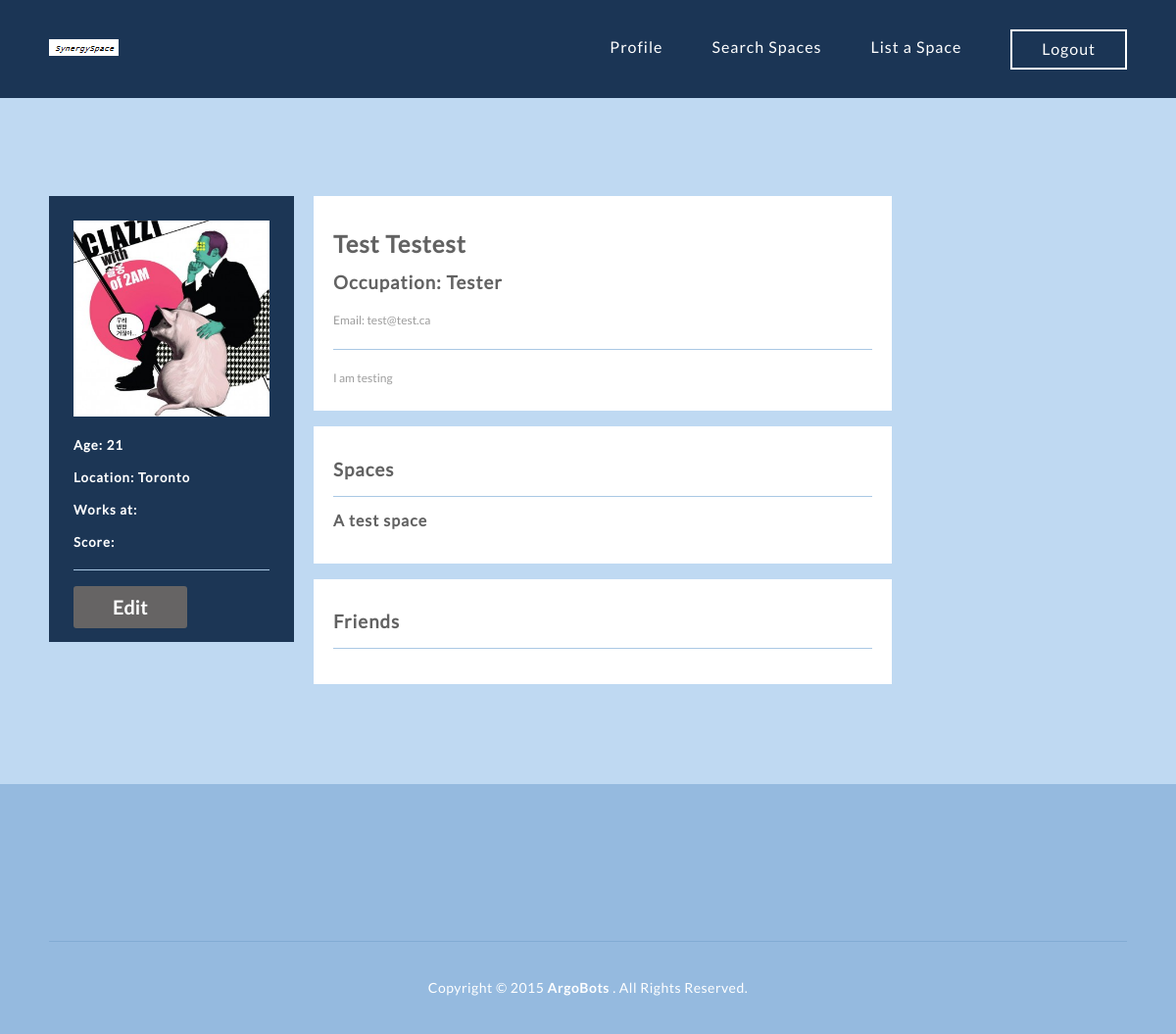
Page /profile.php (signed in) on the committed database.
### tables this page shows
CREATE TABLE IF NOT EXISTS `users` (
  `username` varchar(16) NOT NULL,
  `password` varchar(16) NOT NULL,
  `first` varchar(46) NOT NULL,
  `last` varchar(46) NOT NULL,
  `age` int(11) DEFAULT NULL,
  `occupation` varchar(46) DEFAULT NULL,
  `photo` varchar(16) DEFAULT NULL,
  `description` text,
  `email` varchar(46) NOT NULL,
  `location` varchar(46) DEFAULT NULL,
  `avescore` int(11) DEFAULT NULL
);

CREATE TABLE IF NOT EXISTS `space` (
`sid` int(11) NOT NULL,
  `name` varchar(80) NOT NULL,
  `location` varchar(46) NOT NULL,
  `price` int(11) NOT NULL,
  `description` text NOT NULL,
  `ownerusername` varchar(16) NOT NULL,
  `photo` varchar(16) NOT NULL
);

### profile.php (the view, shortened to what this page needs)
<!DOCTYPE html>
<html lang="en">
<head>
	<link rel="stylesheet" type="text/css" href="css/reset.css">
	<link rel="stylesheet" type="text/css" href="css/responsive.css">
	<link rel="stylesheet" type="text/css" href="css/formpages.css">
	<link rel="stylesheet" type="text/css" href="css/profpages.css">
</head>
<body>
	<section class="topper">
		<?php require('header.php');?>
		<?php
			if (isset($_SESSION['username'])) {
				$username = $_SESSION['username'];
				$username = htmlspecialchars($username);
				$raw_results = mysql_query("SELECT * FROM users
						WHERE username='".$username."'");
				$results = mysql_fetch_array($raw_results);
				$raw_ownspaces = mysql_query("SELECT * FROM space
						WHERE ownerusername='".$username."'");
				$raw_w = mysql_query("SELECT * FROM members
						WHERE username='".$username."'");
				$w = mysql_fetch_array($raw_w);
				$w_sid = $w['sid'];
				$w_sid = htmlspecialchars($w_sid);
				$raw_works = mysql_query("SELECT * FROM space WHERE sid='".$w_sid."'");
				$works = mysql_fetch_array($raw_works);
			}
		?>
		<section class="logform">
		<div class="wrapper">
			<div class="profiles">
				<div class="backlinks">
					<div class="insidelinks">
						<img src="uploads/<?=$results['photo']?>" width="200" alt="Profile Picture!" />
						<h5> Age: <?php echo "".$results['age']."";?></h5>
						<h5> Location: <?php echo "".$results['location']."";?></h5>
						<h5> Works at: <a href="spaceprofile.php?sid=<?=$works['sid']?>"><?=$works['name']?></a></h5>
						<h5> Score: <?php echo "".$results['avescore']."";?> </h5>
						<hr class="sidebreak" />
						<form action="editprofile.php" method="post">
							<input type="submit" id="edit_profile" class="form_button" name="edit_profile" value="Edit"/>
						</form>
						<br><br>
					</div>
				</div>
				<div class="mainprof">
					<h2>
					<?php
						echo "".$results['first']." ".$results['last']."";
					?>
					</h2>
					<h3>Occupation: <?php echo "".$results['occupation']."";?></h3>
					<p>Email: <?php echo "".$results['email']."";?></p>
					<hr class="profbreak" />
					<p><?php echo "".$results['description']."";?></p>
				</div>
				<br>
				<div class="mainprof">
					<h3> Spaces </h3>
					<hr class="profbreak" />
					<?php
					if(mysql_num_rows($raw_ownspaces) > 0){
						while($ownspaces = mysql_fetch_array($raw_ownspaces)){
							?>
							<a href="spaceprofile.php?sid=<?=$ownspaces['sid']?>"><h4><?=$ownspaces['name']?></h4></a>
							<br>
							<?php
						}
					}
					else{
						echo "No results";
					}
					?>
				</div>
				<br>
				<div class="mainprof">
					<h3> Friends </h3>
					<hr class="profbreak" />
				</div>
			</div>
		</div>
	</section>
</body>
</html>

### css/responsive.css (style rules this page uses)
body { background: #fff; }
.wrapper { max-width: 1100px; margin: 0 auto; position: relative; }
h1, h2, h3, h4, h5 ,h6 { color: #626262; font-family: "lato-regular", Helvetica, Arial, sans-serif; letter-spacing: 1px; }
h2 { font-size: 1.5em; margin: .75em 0 }
h3 { font-size: 1.17em; margin: .83em 0 }
h5 { font-size: .83em; margin: 1.5em 0 }
h1, h2, h3, h4, h5, h6 { font-weight: bolder }
.topper { width: 100%; height: 200px; position: relative; background: #1C3655; background-size: cover; -webkit-background-size: cover; -moz-background-size: cover; -o-background-size: cover; }
footer { padding-top: 100px; background: #95badf; }
footer .copyrights { display: block; text-align: center; padding: 40px 0; margin-top: 60px; color: #fff; font-family: "lato-regular", Helvetica, Arial, sans-serif; font-size: 14px; letter-spacing: .5px; border-top: 1px solid #82abd4; }
footer .copyrights a.ph_link { font-family: "lato-bold", Helvetica, Arial, sans-serif; font-weight: bold; text-decoration: none; }

### css/formpages.css (style rules this page uses)
.logform { width: 100%; height: 300%; background: #bfd9f2; position: relative; padding-top: 100px; }
.form_button { border: solid 0px; border-radius: 3px; moz-border-radius: 3px; font-size : 20px; font-family: "lato-bold", Helvetica, Arial, sans-serif; color: #FFFFFF; padding : 10px 40px; background-color: #666464; float: left; }

### css/profpages.css (style rules this page uses)
.profiles { padding: 0 0 0 270px; position: relative; }
.insidelinks { padding: 25px; left: 0; position: relative; top: 0; width: 200px; word-wrap: break-word; }
.insidelinks h5 { color: #FFFFFF; font-family: "lato-regular", Helvetica, Arial, sans-serif; letter-spacing: 1px; }
hr.sidebreak { color: #aac8e4; background-color: #aac8e4; height: 1px; border: 0; width: 200px; }
hr.profbreak { color: #aac8e4; background-color: #aac8e4; height: 1px; border: 0; width: 550px; }
.mainprof { background-color: #FFFFFF; width: 550px; padding: 20px; word-wrap: break-word; }
.mainprof p { color: #9d9d9d; font-family: "lato-regular", Helvetica, Arial, sans-serif; font-size: 12px; line-height: 26px; font-weight: normal; }
.mainprof a { color: #9d9d9d; text-decoration: none; }
.backlinks { width: 250px; left: 0; position: absolute; top: 0; background-color: #1C3655; }

### rows in the picture
users: photo (picture), age "21", location "Toronto", first "Test", last "Testest", occupation "Tester", email "test@test.ca", description "I am testing"
space: name "A test space"
